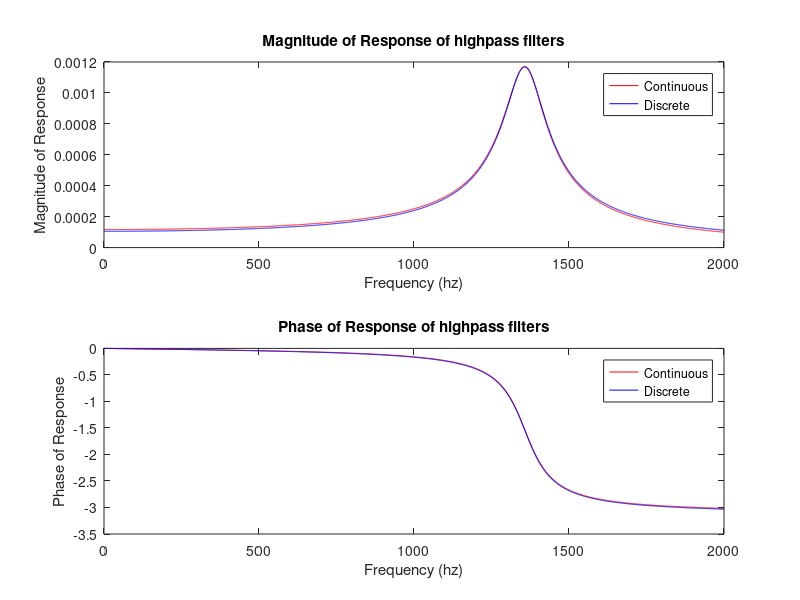

The MATLAB source for this figure: (Note: this script raises an error after producing the figure.)
clear all; clc;

%zeta = 0.04 * [(1445/1275), 1];
%wn = [2 * pi() * 1275, 2 * pi() * 1445];
zeta = 0.05;
wn = [2 * pi() * (1275 + 1445) / 2];
wr = wn .* sqrt(1 - zeta.^2);

Ts = 1 / 8000;
alpha = exp(-zeta .* wn * Ts);
w0 = wr * Ts;

i = 1;
csys = tf([wn(i) * (1 - zeta(i)^2)], [1 2 * zeta(i) * wn(i) wn(i)^2]);
dsys = tf([Ts * alpha(i) * sin(w0(i)) 0], [1 -2 * alpha(i) * cos(w0(i)) alpha(i)^2], Ts);
    
for i = 2 : length(wn)
    csys = csys + tf([wn(i) * (1 - zeta(i)^2)], [1 2 * zeta(i) * wn(i) wn(i)^2]);
    dsys = dsys + tf([Ts * alpha(i) * sin(w0(i)) 0], [1 -2 * alpha(i) * cos(w0(i)) alpha(i)^2], Ts);
end

csys_f = @(w) freqresp(csys, w);
dsys_f = @(w) freqresp(dsys, w);

w = 2 * pi() * linspace(0, 2000, 2000);

subplot(2, 1, 1);
hold off;
cr = csys_f(w);
plot(w / (2 * pi()), abs(cr(:)), 'r-');
hold on;
dr = dsys_f(w);
plot(w / (2 * pi()), abs(dr(:)), 'b-');
xlabel('Frequency (hz)');
ylabel('Magnitude of Response');
legend('Continuous', 'Discrete');
title('Magnitude of Response of highpass filters');

subplot(2, 1, 2);
hold off;
cr = csys_f(w);
plot(w / (2 * pi()), angle(cr(:)), 'r-');
hold on;
dr = dsys_f(w);
plot(w / (2 * pi()), angle(dr(:)), 'b-');
xlabel('Frequency (hz)');
ylabel('Phase of Response');
legend('Continuous', 'Discrete');
title('Phase of Response of highpass filters');

%t = 0:Ts:1/50;
%subplot(2, 2, 3);
%rlocus(csys);
%subplot(2, 2, 4);
%rlocus(dsys);


[num den] = tfdata(dsys);

num = num{1};
den = den{1};

num = 100 * num / max(abs(den));
den = den / max(abs(den));

message = 'X coeffs: ';
for i = 1 : length(num)
   message = [message sprintf('[n - %d] (%f, 0x%s), ', i - 1, num(i), dec2hexs(round(2^15 * num(i))))]; 
end

disp(message);

message = 'Y coeffs: ';
for i = 1 : length(den)
   message = [message sprintf('[n - %d] (%f, 0x%s), ', i - 1, den(i), dec2hexs(round(2^15 * den(i))))]; 
end

disp(message);